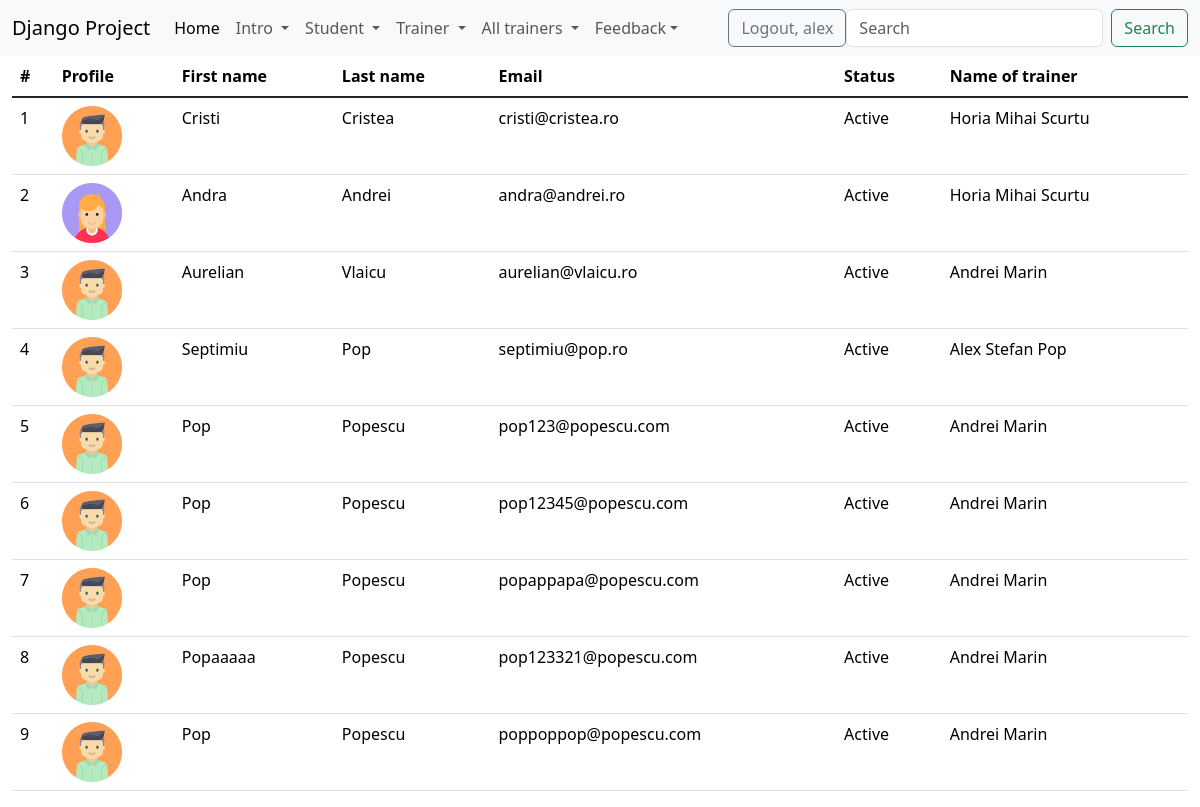
The app's page /assigned_students/ (signed in) with its own data.
### student/models.py (models this page shows, shortened)
class Student(models.Model):
    gender_options = (
        ("male","MALE"),
        ("female","FEMALE")
    )
    first_name = models.CharField(max_length=30)
    last_name = models.CharField(max_length=30)
    age = models.IntegerField()
    email = models.EmailField(max_length=100)
    description = models.TextField(max_length=500)
    start_date = models.DateField()
    end_date = models.DateField()
    active = models.BooleanField(default=True)
    gender = models.CharField(max_length=6, choices=gender_options)
    trainer = models.ForeignKey(Trainer, on_delete=models.CASCADE, null=True)
    profile = models.ImageField(upload_to='profiles_student/', blank=True, null=True)
    created_at = models.DateTimeField(auto_now_add=True)
    update_at = models.DateTimeField(auto_now=True)

### trainer/models.py (models this page shows)
class Trainer(models.Model):
    department_options = (('backend', 'Backend'),
                          ('frontend', 'Frontend'),
                          ('network', 'Network'))
    first_name = models.CharField(max_length=20)
    last_name = models.CharField(max_length=20)
    course = models.CharField(max_length=40)
    email = models.EmailField(max_length=40)
    department = models.CharField(max_length=10, choices=department_options)
    active = models.BooleanField(default=True)
    profile = models.ImageField(upload_to='profiles/', blank=True, null=True) #se poate pune si default = 'default.jpg', dar nu e neaparat nevoie. cred ca incarca baza de date aiurea...
    created_at = models.DateTimeField(auto_now_add=True)
    updated_at = models.DateTimeField(auto_now=True)
    def __str__(self):
        return f'{self.first_name} {self.last_name}'

### student/views.py (the view)
# urls.py: path('assigned_students/', views.assigned_students, name='assigned-students'),
@login_required()
def assigned_students(request):
    get_value = request.GET.get('trainer_id')
    if get_value:
        students = Student.objects.filter(trainer_id=get_value)
    else:
        students = Student.objects.all()
    context = {
        'all_students': students
    }
    return render(request, 'student/assigned_students.html', context)

### djangoProject/context_processors.py (called while the page is built)
def get_all_trainers(request):
    get_trainers = Trainer.objects.all()
    return {'trainers': get_trainers}

### templates/student/assigned_students.html (shortened to what this page needs)
{% extends 'base.html' %}
{% load static %}
{% block content %}
        <div class="container-fluid">
        <div class="row">
            {% if all_students %}
                <div class="col-md-12">
                    <table class="table table-hover">
                        <thead>
                        <tr>
                            <th>#</th>
                            <th>Profile</th>
                            <th>First name</th>
                            <th>Last name</th>
                            <th>Email</th>
                            <th>Status</th>
                            <th>Name of trainer</th>
                        </tr>
                    </thead>
                    <tbody class="table-group-divider">
                        {% for student in all_students %}
                             <tr onclick="window.location='{% url 'detailed-student' student.id %}';">
                                <td>{{ forloop.counter }}</td>
                                <td>
                                    {% if student.profile %}
                                        <img src="{{ student.profile.url }}" style="width:60px; height:60px" alt="No image">
                                    {% else %}
                                        {% if student.gender == 'male' %}
                                            <img src="{% static 'images/default_student_male.png' %}" style="width:60px; height:60px" alt="No image">
                                        {% else %}
                                            <img src="{% static 'images/default_student_female.png' %}"  style="width:60px; height:60px" alt="No image">
                                        {% endif %}
                                    {% endif %}
                                </td>
                                <td>{{ student.first_name }}</td>
                                <td>{{ student.last_name }}</td>
                                <td>{{ student.email }}</td>
                                <td>
                                    {% if student.active %}
                                        Active
                                    {% else %}
                                        Inactive
                                    {% endif %}
                                </td>
                                <td>
                                    {% if student.trainer %}
                                        {{ student.trainer }}
                                    {% else %}
                                        {{ 'No trainer' }}
                                    {% endif %}
                                    </td>
                            </tr>
                        {% endfor %}
                    </tbody>
                </table>
            </div>
            {% else %}
                <div class="col-md-4 offset-md-4"> There are no students assigned to this trainer </div>
            {% endif %}
        </div>
    </div>
{% endblock %}

### templates/navbar.html (shortened to what this page needs)
<nav class="navbar navbar-expand-lg bg-body-tertiary">
    <div class="container-fluid">
        <a class="navbar-brand" href="{% url 'home-page' %}">Django Project</a>
        <div class="collapse navbar-collapse" id="navbarSupportedContent">
            <ul class="navbar-nav me-auto mb-2 mb-lg-0">
                <li class="nav-item">
                    <a class="nav-link active" aria-current="page" href="{% url 'home-page' %}">Home</a>
                </li>
                {% if user.is_authenticated %}
                    <li class="nav-item dropdown">
                        <a class="nav-link dropdown-toggle" href="#" role="button" data-bs-toggle="dropdown"
                           aria-expanded="false">
                            Intro
                        </a>
                    </li>
                    {% if perms.student.add_student or perms.student.view_list_of_students %}
                    <li class="nav-item dropdown">
                        <a class="nav-link dropdown-toggle" href="#" role="button" data-bs-toggle="dropdown"
                           aria-expanded="false">
                            Student
                        </a>
                    </li>
                    {% endif %}
                    {% if perms.trainer.add_trainer or perms.trainer.view_list_of_trainers %}
                    <li class="nav-item dropdown">
                        <a class="nav-link dropdown-toggle" href="#" role="button" data-bs-toggle="dropdown"
                           aria-expanded="false">
                            Trainer
                        </a>
                    </li>
                    {% endif %}
                    {% if perms.trainer.view_list_of_trainers %}
                    <li class="nav-item dropdown">
                        <a class="nav-link dropdown-toggle" href="#" role="button" data-bs-toggle="dropdown"
                           aria-expanded="false">
                            All trainers
                        </a>
                    </li>
                    {% endif %}
                    <li class="nav-item dropdown">
                        <a class="nav-link dropdown-toggle" href="#" role="button" data-bs-toggle="dropdown" aria-expanded="False">Feedback</a>
                    </li>
                {% endif %}
            </ul>
            {% if user.is_authenticated %}
                <a href="{% url 'logout' %}" class="btn btn-outline-secondary"> Logout, {{ user.username }}</a>
                <form class="d-flex" method="get" action="{% url 'search' %}" role="search">
                    <input class="form-control me-2" name="filter" type="search" placeholder="Search" aria-label="Search">
                    <button class="btn btn-outline-success" type="submit">Search</button>
                </form>
            {% else %}
                <div>
                    <a href="{% url 'login' %}" class="btn btn-outline-primary">Login</a>
                    <a href="{% url 'create-user' %}" class="btn btn-outline-secondary">Sign up</a>
                </div>
            {% endif %}
        </div>
    </div>
</nav>

### records on screen
Student: first_name "Cristi", last_name "Cristea", email "cristi@cristea.ro", active "Active", trainer "Horia Mihai Scurtu"
Student: first_name "Andra", last_name "Andrei", email "andra@andrei.ro", active "Active", trainer "Horia Mihai Scurtu"
Student: first_name "Aurelian", last_name "Vlaicu", email "aurelian@vlaicu.ro", active "Active", trainer "Andrei Marin"
Student: first_name "Septimiu", last_name "Pop", email "septimiu@pop.ro", active "Active", trainer "Alex Stefan Pop"
Student: first_name "Pop", last_name "Popescu", email "pop123@popescu.com", active "Active", trainer "Andrei Marin"
Student: first_name "Pop", last_name "Popescu", email "pop12345@popescu.com", active "Active", trainer "Andrei Marin"
Student: first_name "Pop", last_name "Popescu", email "popappapa@popescu.com", active "Active", trainer "Andrei Marin"
Student: first_name "Popaaaaa", last_name "Popescu", email "pop123321@popescu.com", active "Active", trainer "Andrei Marin"
Student: first_name "Pop", last_name "Popescu", email "poppoppop@popescu.com", active "Active", trainer "Andrei Marin"

### other values on screen
{{ user.username }} "alex"
